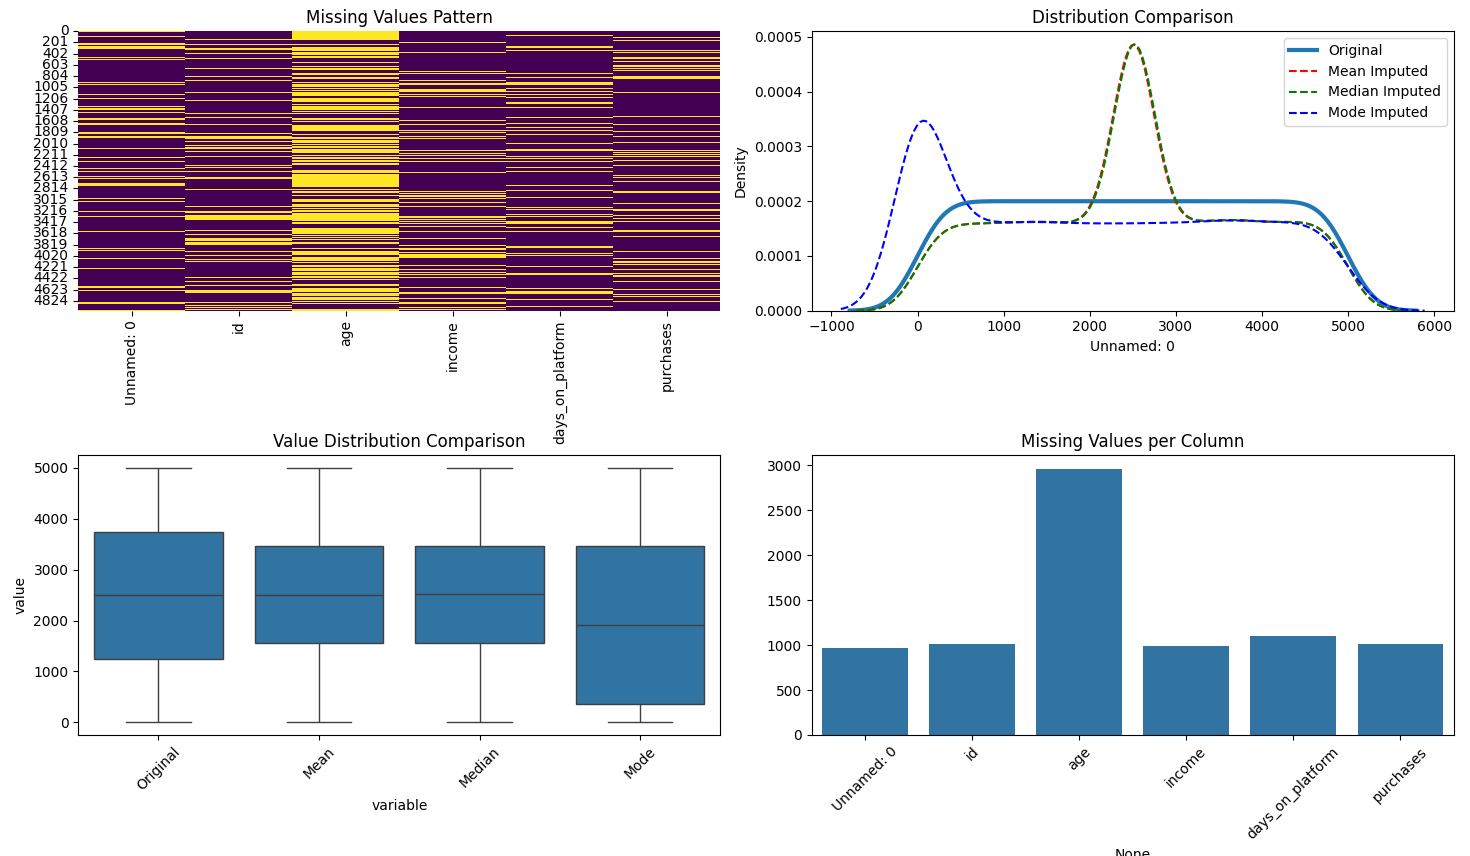

The Python source for this figure:
import numpy as np
import pandas as pd
import matplotlib.pyplot as plt
import seaborn as sns
from sklearn.impute import SimpleImputer

# Load dataset (replace with your actual data source)
df = pd.read_csv("clv_data.csv")

# --- Data Preparation ---
# Introduce 20% missing values in numeric columns
np.random.seed(42)
numeric_cols = df.select_dtypes(include=np.number).columns
missing_mask = np.random.rand(*df[numeric_cols].shape) < 0.2
df_missing = df.copy()
df_missing[numeric_cols] = df_missing[numeric_cols].mask(missing_mask)

# --- Imputation ---
# Create imputation strategies
strategies = {
    'Mean': 'mean',
    'Median': 'median', 
    'Mode': 'most_frequent'
}

imputed_dfs = {}
for name, strategy in strategies.items():
    imputer = SimpleImputer(strategy=strategy)
    imputed = imputer.fit_transform(df_missing[numeric_cols])
    imputed_dfs[name] = pd.DataFrame(imputed, columns=numeric_cols)

# --- Enhanced Visualization ---
plt.figure(figsize=(15, 10))

# 1. Missing Value Heatmap
plt.subplot(2, 2, 1)
sns.heatmap(df_missing[numeric_cols].isnull(), cbar=False, cmap='viridis')
plt.title("Missing Values Pattern")

# 2. Distribution Comparison
plt.subplot(2, 2, 2)
sns.kdeplot(df[numeric_cols[0]], label='Original', linewidth=3)
for color, (name, df_imputed) in zip(['red', 'green', 'blue'], imputed_dfs.items()):
    sns.kdeplot(df_imputed[numeric_cols[0]], label=f'{name} Imputed', linestyle='--', color=color)
plt.title("Distribution Comparison")
plt.legend()

# 3. Boxplot Comparison
plt.subplot(2, 2, 3)
plot_data = pd.concat([
    df[numeric_cols[0]].rename('Original'),
    imputed_dfs['Mean'][numeric_cols[0]].rename('Mean'),
    imputed_dfs['Median'][numeric_cols[0]].rename('Median'),
    imputed_dfs['Mode'][numeric_cols[0]].rename('Mode')
], axis=1)
sns.boxplot(data=plot_data.melt(), x='variable', y='value')
plt.title("Value Distribution Comparison")
plt.xticks(rotation=45)

# 4. Missing Value Counts
plt.subplot(2, 2, 4)
missing_counts = df_missing[numeric_cols].isnull().sum()
sns.barplot(x=missing_counts.index, y=missing_counts.values)
plt.title("Missing Values per Column")
plt.xticks(rotation=45)

plt.tight_layout()
plt.show()

# Add this after creating df_mode_imputed but before visualization

# Create combined dataframe with original and imputed values
df_combined = df_missing.copy()
for col in numeric_cols:
    df_combined[f'{col}_mean'] = imputed_dfs['Mean'][col]
    df_combined[f'{col}_median'] = imputed_dfs['Median'][col]
    df_combined[f'{col}_mode'] = imputed_dfs['Mode'][col]

# Print the combined dataset
print("\nCombined Dataset with Original and Imputed Values:")
pd.set_option('display.max_columns', None)  # Show all columns
print(df_combined.head())
pd.reset_option('display.max_columns')  # Reset display options
